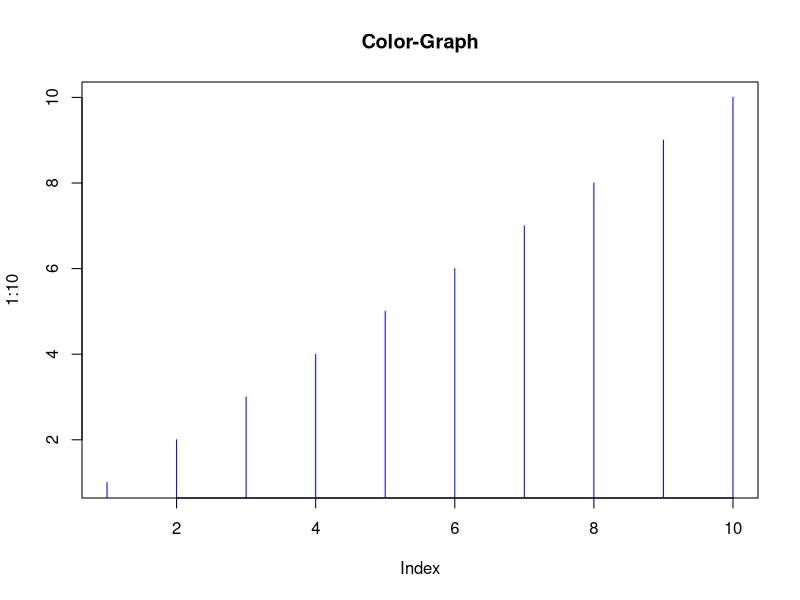

Recreate this plot in R.
plot(1:10,main="Color-Graph",type="h",col="blue")

#main=For Giving the Title to Graph
# type="l" means for drawing the Line from one point to one point......
# col="blue" for giving the color to line